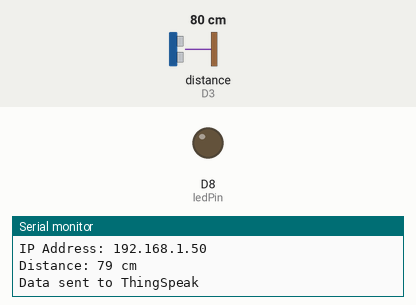
The sketch below on a simulated Arduino MKR. Parts: output pins drawn as LEDs (lit = HIGH), the last lines printed to the serial monitor. Wiring (inferred from the names in the program): ultrasonic range finder: trigger D2; echo D3. Inputs (shaded band) come from the test bench; at power-on: distance to the obstacle (sensor on D3) 80 cm. The echo pulse lasts 58.3 µs per cm; WiFi joins after 1.5 s; servers stay silent unless stated; pins used as bus, display or sensor lines are not drawn.

Above: at 2.7 s.
2.8 s: distance to the obstacle (sensor on D3) set to 56 cm
7.0 s: distance to the obstacle (sensor on D3) set to 47 cm
At 9.0 s:
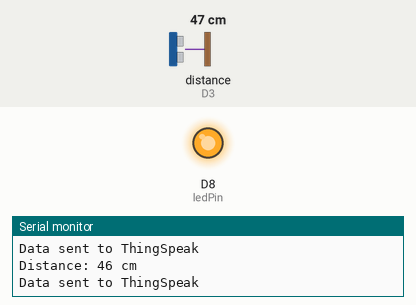
11.2 s: distance to the obstacle (sensor on D3) set to 60 cm
At 12.8 s:
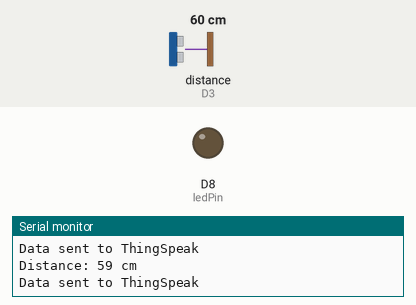
15.4 s: distance to the obstacle (sensor on D3) set to 2 cm
At 19.2 s:
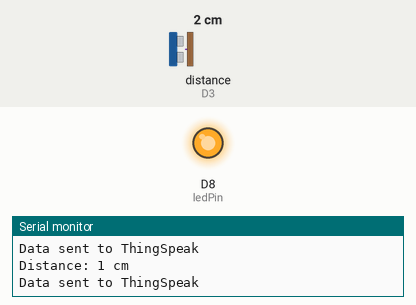
Timing chart, 0 to 20.6 s (numbered marks = the images above; inputs shaded):
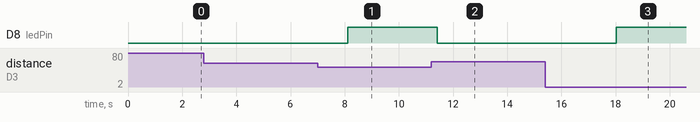

Measured:
- the behaviour switches between 51 and 50 cm on distance to the obstacle (sensor on D3) (found by bisection; images 0 and 1)
- after the input at 7.0 s, D8 (ledPin): LOW → HIGH after 1.1 s
- after the input at 11.2 s, D8 (ledPin): HIGH → LOW after 0.22 s
- after the input at 15.4 s, D8 (ledPin): LOW → HIGH after 2.6 s

The sketch:

work.ino
```cpp
#include <WiFiNINA.h>
#include <ThingSpeak.h>

char ssid[] = "HHY0812";    // WiFi网络名称
char pass[] = "20010812";  // WiFi网络密码

const int trigPin = 2;  // Trig引脚连接到Arduino的2号引脚
const int echoPin = 3;  // Echo引脚连接到Arduino的3号引脚
const int ledPin = 8;   // 控制小灯的引脚连接到Arduino的8号引脚

const char *thingSpeakAddress = "api.thingspeak.com";
const String writeAPIKey = "G8KKOD51LSZ29BT8";   // Write API Key
const int channelID = 2398901;          //  Channel ID

WiFiClient client;

void setup() {
  Serial.begin(9600);

  // WiFi连接
  connectToWiFi();

  pinMode(trigPin, OUTPUT);
  pinMode(echoPin, INPUT);
  pinMode(ledPin, OUTPUT);

  // 初始化 ThingSpeak
  ThingSpeak.begin(client);
}

void loop() {
  long duration, distance;

  // 发送超声波脉冲
  digitalWrite(trigPin, LOW);
  delayMicroseconds(2);
  digitalWrite(trigPin, HIGH);
  delayMicroseconds(10);
  digitalWrite(trigPin, LOW);

  // 读取超声波传感器返回的脉冲宽度
  duration = pulseIn(echoPin, HIGH);

  // 将脉冲宽度转换为距离（单位：厘米）
  distance = duration * 0.034 / 2;

  // 在串口监视器上打印测量距离
  Serial.print("Distance: ");
  Serial.print(distance);
  Serial.println(" cm");

  // 根据距离控制小灯
  if (distance < 50) {
    digitalWrite(ledPin, HIGH);  // 距离小于50cm时，点亮小灯
  } else {
    digitalWrite(ledPin, LOW);   // 距离大于等于50cm时，熄灭小灯
  }

  // 将数据上传到 ThingSpeak
  uploadToThingSpeak(distance, digitalRead(ledPin));

  delay(1000);  // 等待1秒后进行下一次测量
}

void connectToWiFi() {
  Serial.print("Connecting to WiFi");

  while (WiFi.begin(ssid, pass) != WL_CONNECTED) {
    delay(1000);
    Serial.print(".");
  }

  Serial.println("\nConnected to WiFi");
  Serial.print("IP Address: ");
  Serial.println(WiFi.localIP());
}

void uploadToThingSpeak(int distance, int ledState) {
  ThingSpeak.setField(1, distance);
  ThingSpeak.setField(2, ledState);

  int status = ThingSpeak.writeFields(channelID, writeAPIKey.c_str());
  if (status == 200) {
    Serial.println("Data sent to ThingSpeak");
  } else {
    Serial.println("Failed to connect to ThingSpeak");
  }

  delay(2000);  // 等待2秒后进行下一次上传
}
```
